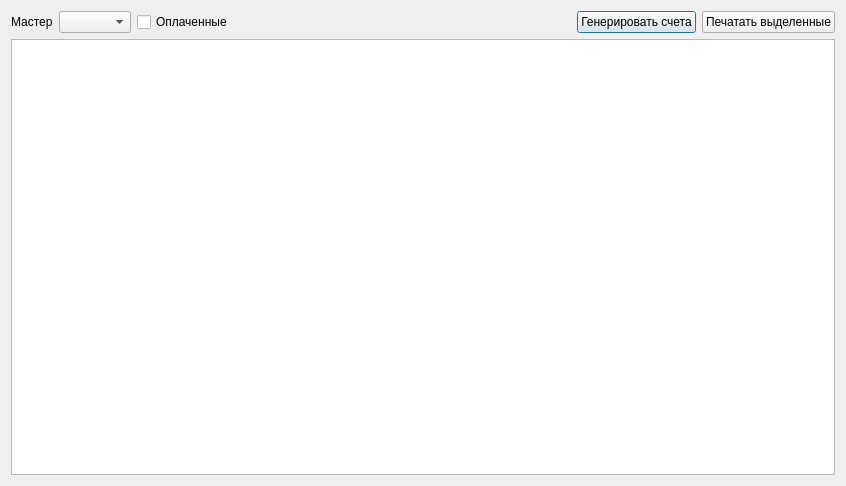
<?xml version="1.0" encoding="UTF-8"?>
<ui version="4.0">
 <class>PerformerbillsDialog</class>
 <widget class="QDialog" name="PerformerbillsDialog">
  <property name="geometry">
   <rect>
    <x>0</x>
    <y>0</y>
    <width>846</width>
    <height>486</height>
   </rect>
  </property>
  <property name="windowTitle">
   <string>Счета мастерам</string>
  </property>
  <layout class="QVBoxLayout" name="verticalLayout">
   <item>
    <layout class="QHBoxLayout" name="horizontalLayout">
     <item>
      <widget class="QLabel" name="performerLabel">
       <property name="text">
        <string>Мастер</string>
       </property>
      </widget>
     </item>
     <item>
      <widget class="QComboBox" name="performerComboBox"/>
     </item>
     <item>
      <widget class="QCheckBox" name="payedCheckBox">
       <property name="text">
        <string>Оплаченные</string>
       </property>
      </widget>
     </item>
     <item>
      <spacer name="horizontalSpacer">
       <property name="orientation">
        <enum>Qt::Horizontal</enum>
       </property>
       <property name="sizeHint" stdset="0">
        <size>
         <width>40</width>
         <height>20</height>
        </size>
       </property>
      </spacer>
     </item>
     <item>
      <widget class="QPushButton" name="generatePushButton">
       <property name="text">
        <string>Генерировать счета</string>
       </property>
      </widget>
     </item>
     <item>
      <widget class="QPushButton" name="printSelectedPushButton">
       <property name="text">
        <string>Печатать выделенные</string>
       </property>
       <property name="icon">
        <iconset resource="kcrm.qrc">
         <normaloff>:/images/printer-1.png</normaloff>:/images/printer-1.png</iconset>
       </property>
      </widget>
     </item>
    </layout>
   </item>
   <item>
    <widget class="QTableView" name="performerBillsTableView">
     <property name="selectionBehavior">
      <enum>QAbstractItemView::SelectRows</enum>
     </property>
     <property name="verticalScrollMode">
      <enum>QAbstractItemView::ScrollPerPixel</enum>
     </property>
     <property name="horizontalScrollMode">
      <enum>QAbstractItemView::ScrollPerPixel</enum>
     </property>
    </widget>
   </item>
  </layout>
 </widget>
 <resources>
  <include location="kcrm.qrc"/>
 </resources>
 <connections/>
</ui>
